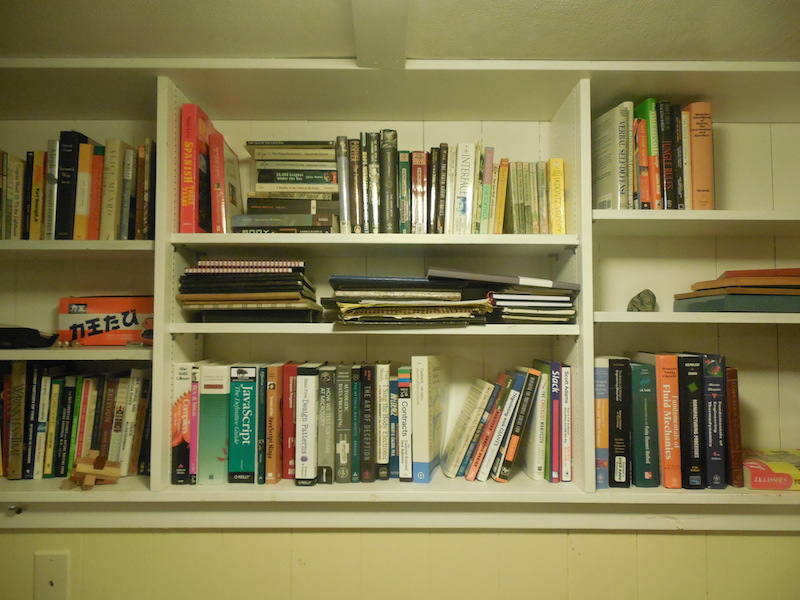
#> input picture books/01.JPG, 800 x 600 px, found by its file name
$ python correspond.py   (Python 2 division)   (older library calls are emulated)
#> lines starting #> are read from the running program, lines starting #| are printed output that depends on the picture
import cv2, numpy as np
import math

DEBUG = False

def extract_features(image, surfThreshold=1000, algorithm='SIFT'):
    image_gs = cv2.cvtColor(image,cv2.COLOR_BGR2GRAY)
    detector = cv2.FeatureDetector_create(algorithm)
    descriptor = cv2.DescriptorExtractor_create(algorithm)
    kp = detector.detect(image_gs)
    return descriptor.compute(image_gs,kp)

def find_correspondences(keypoints1, descriptors1, keypoints2, descriptors2):
    match = match_flann(descriptors1, descriptors2)
    points1 = np.array([keypoints1[i].pt for (i, j) in match], np.float32)
    points2 = np.array([keypoints2[j].pt for (i, j) in match], np.float32)
    return (points1, points2)

def match_flann(desc1, desc2, r_threshold = 0.12):
    """ Finds strong corresponding features in the two given vectors. """
    ## Adapted from <http://stackoverflow.com/a/8311498/72470>.

    ## Build a kd-tree from the second feature vector.
    FLANN_INDEX_KDTREE = 1  # bug: flann enums are missing
    flann = cv2.flann_Index(desc2, {'algorithm': FLANN_INDEX_KDTREE, 'trees': 4})

    ## For each feature in desc1, find the two closest ones in desc2.
    (idx2, dist) = flann.knnSearch(desc1, 2, params={}) # bug: need empty {}

    ## Create a mask that indicates if the first-found item is sufficiently
    ## closer than the second-found, to check if the match is robust.
    mask = dist[:,0] / dist[:,1] < r_threshold

    ## Only return robust feature pairs.
    idx1  = np.arange(len(desc1))
    pairs = np.int32(zip(idx1, idx2[:,0]))
    return pairs[mask]

def draw_correspondences(image1, image2, points1, points2):
    """ Connects corresponding features in the two images with colored lines. """

    ## Put images side-by-side into 'image'.
    (h1, w1) = image1.shape[:2]
    (h2, w2) = image2.shape[:2]
    image = np.zeros((max(h1, h2), w1 + w2, 3), np.uint8)
    image[:h1, :w1] = image1
    image[:h2, w1:w1+w2] = image2

    ## Draw lines connecting corresponding features.
    for (x1, y1), (x2, y2) in zip(np.int32(points1), np.int32(points2)):
     cv2.line(image, (x1, y1), (x2+w1, y2), (255, 0, 255), lineType=cv2.CV_AA)

    return image

def correspond(fn1, fn2, algorithm='SIFT'):
#> called with fn1 = 'books/01.JPG', fn2 = 'books/02.JPG', algorithm = 'SIFT'
    image1 = cv2.imread(fn1)
#> image1 is the input picture: shape (600, 800, 3); mean B, G, R 79.5, 122.8, 132.4
    image2 = cv2.imread(fn2)
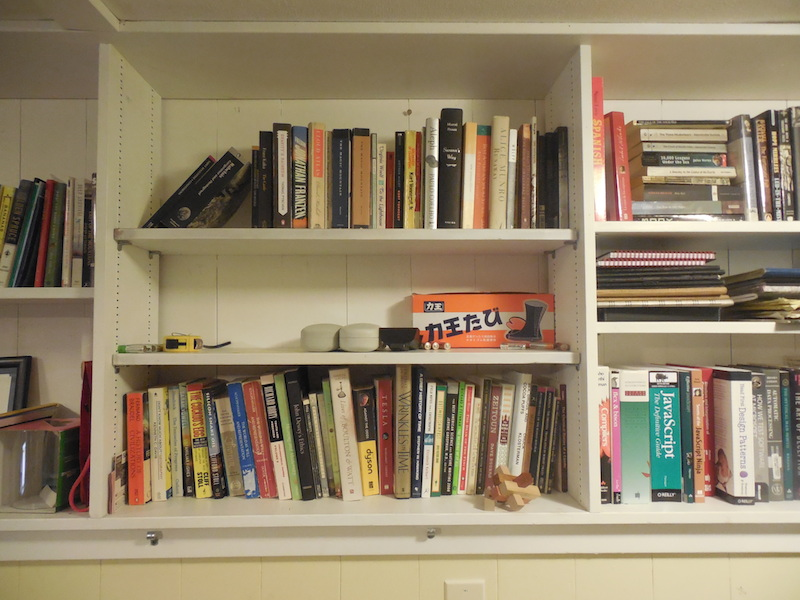
#> input picture books/02.JPG, 800 x 600 px, found by its file name
#> image2 is the input picture: shape (600, 800, 3); mean B, G, R 106.3, 132, 147.2

    ## Detect features and compute descriptors.
    (keypoints1, descriptors1) = extract_features(image1, algorithm=algorithm)
#> in extract_features, `image_gs = cv2.cvtColor(image,cv2.COLOR_BGR2GRAY)`:
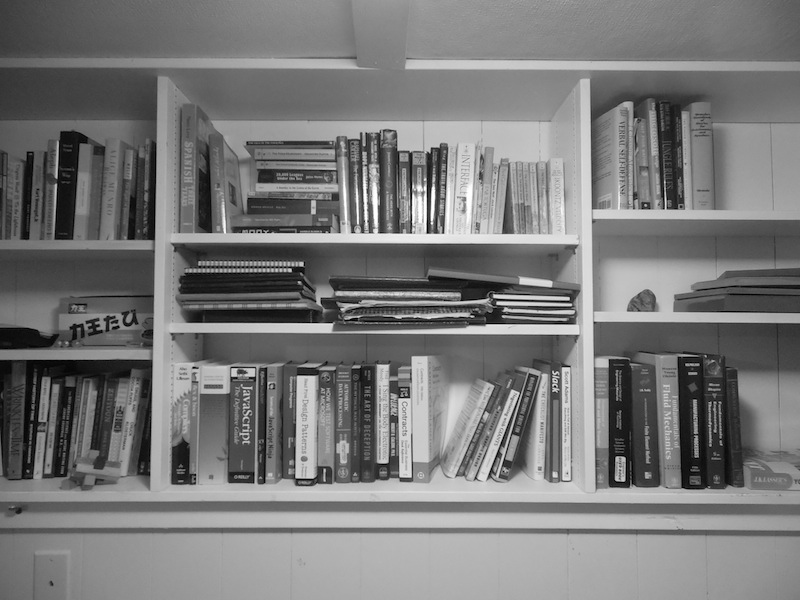
#> image_gs: shape (600, 800); min 0, max 255, mean 120.8
#> in extract_features, `kp = detector.detect(image_gs)`: kp = 2072 keypoints; strongest (x, y, size): (290, 270, 2.5), (568, 298, 2.6), (498, 303, 2.7), (428, 232, 2.1)
#> keypoints1 has the same summary as kp in extract_features
    (keypoints2, descriptors2) = extract_features(image2, algorithm=algorithm)
#> call 2 of extract_features, with surfThreshold = 1000, algorithm = 'SIFT'
#> in extract_features (call 2), `image_gs = cv2.cvtColor(image,cv2.COLOR_BGR2GRAY)`:
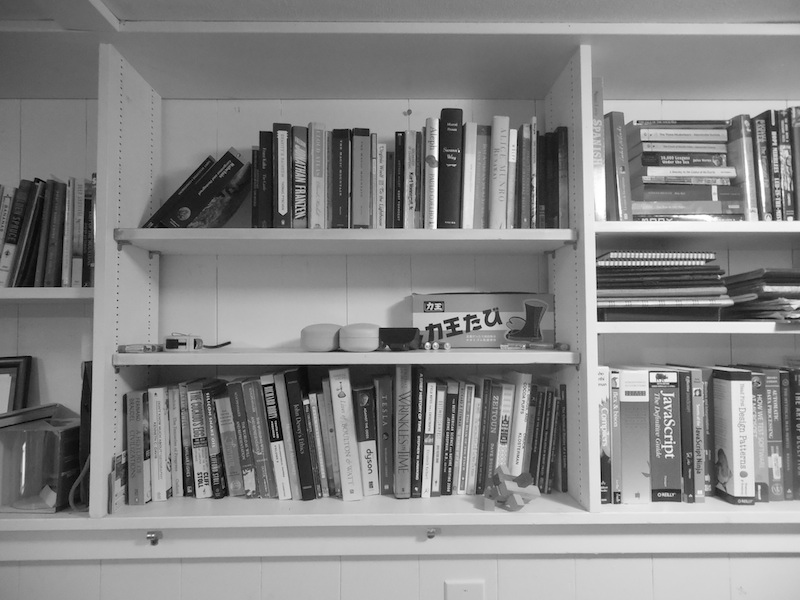
#> image_gs: shape (600, 800); min 0, max 255, mean 133.6
#> in extract_features (call 2), `kp = detector.detect(image_gs)`: kp = 2046 keypoints; strongest (x, y, size): (416, 489, 2), (448, 324, 2.2), (435, 170, 4.1), (603, 314, 9.6)
#> keypoints2 has the same summary as kp in extract_features

    if DEBUG:
        print len(keypoints1), "features detected in image1"
        print len(keypoints2), "features detected in image2"

    ## Find corresponding features.
    (points1, points2) = find_correspondences(keypoints1, descriptors1, keypoints2, descriptors2)
#> in match_flann, `(idx2, dist) = flann.knnSearch(desc1, 2, params={})`: idx2 = 2072 pairs, first value 5 to 2043, second value 2 to 2043; dist = 2072 pairs, first value 1087 to 204304, second value 1311 to 210964
#> in match_flann, `idx1  = np.arange(len(desc1))`: idx1 = 2072 values from 0 to 2071
#> in match_flann, `pairs = np.int32(zip(idx1, idx2[:,0]))`: pairs = 2072 pairs, first value 0 to 2071, second value 5 to 2043
#> in find_correspondences, `match = match_flann(descriptors1, descriptors2)`: match = 28 pairs, first value 51 to 1789, second value 795 to 1816
#> in find_correspondences, `points1 = np.array([keypoints1[i].pt for (i, j) in match], np.float32)`: points1 = 28 pairs, first value 27.66 to 640.4, second value 314.9 to 537.1
#> in find_correspondences, `points2 = np.array([keypoints2[j].pt for (i, j) in match], np.float32)`: points2 = 28 pairs, first value 416 to 743.9, second value 313.7 to 561.1

    if DEBUG:
        print len(points1), "features matched"
        correspondences = draw_correspondences(image1, image2, points1, points2)
        cv2.imwrite("correspondences.jpg", correspondences)
        print "Drew correspondences.jpg"

    return (points1, points2)

if __name__ == "__main__":
    print "Going to try to print a list of correspondances"
    print correspond('books/01.JPG', 'books/02.JPG')
